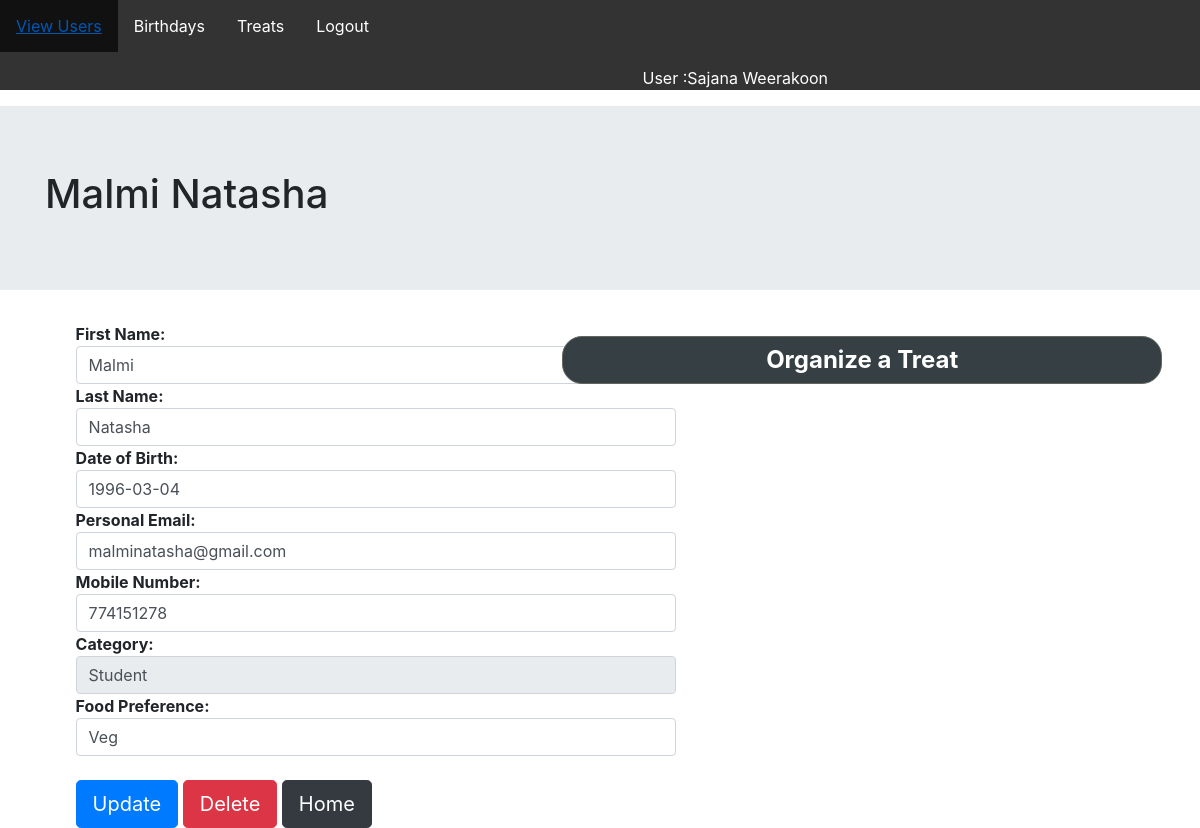
The page /userprofile.php?userid=3 (signed in) on the database its author committed.
### tables this page shows
CREATE TABLE IF NOT EXISTS `userdetails` (
  `user_id` int(50) NOT NULL AUTO_INCREMENT,
  `fname` varchar(50) NOT NULL,
  `lname` varchar(50) NOT NULL,
  `pname` varchar(50) NOT NULL,
  `DOB` date NOT NULL,
  `oemail` varchar(50) DEFAULT NULL,
  `pemail` varchar(50) NOT NULL,
  `mobile` int(10) NOT NULL,
  `facebook` varchar(50) DEFAULT NULL,
  `designation` varchar(50) DEFAULT NULL,
  `category` varchar(50) NOT NULL,
  `NIC` varchar(50) NOT NULL,
  `indexNO` varchar(50) DEFAULT NULL,
  `food` varchar(50) NOT NULL,
  `note` varchar(250) DEFAULT NULL,
  PRIMARY KEY (`user_id`)
);

### userprofile.php (the view, shortened to what this page needs)
<?php
require_once("navbar.php");
    $userId = $_GET['userid'];
    $con = mysqli_connect('localhost', 'root', '', 'birthday');
      $query = "SELECT * FROM userdetails WHERE user_id='$userId'";
      $result = mysqli_query($con, $query);
      $row = mysqli_fetch_assoc($result);
      $fname = $row['fname'];
      $lname = $row['lname'];
      $dob = $row['DOB'];
      $pEmail = $row['pemail'];
      $mobile = $row['mobile'];
      $category = $row['category'];
      $food = $row['food'];
      $fullName = $fname." ".$lname;
?>
<!DOCTYPE html>
<html lang="en">
<head>
    <link rel="stylesheet" href="https://stackpath.bootstrapcdn.com/bootstrap/4.3.1/css/bootstrap.min.css"
>
    <link rel="stylesheet" href="./css/style.css">
</head>
<body>
<?php
  require_once("navbar.php");
  ?>
    <div class="jumbotron jumbotron-fluid">
        <div class="container">
            <h1><?php echo $fullName?></h1>
        </div>
    </div>
    <div style="width: 600px; margin-left: 2cm">
        <form method="post" action="#">
            <strong>First Name: </strong><input type="text" name="fName" class="form-control form-control"
                value="<?php echo $fname ?>">
            <strong>Last Name: </strong><input type="text" name="lName" class="form-control form-control"
                value="<?php echo $lname ?>">
            <strong>Date of Birth: </strong><input type="text" name="dob" class="form-control form-control"
                value="<?php echo $dob ?>">
            <strong>Personal Email: </strong><input type="text" name="pEmail" class="form-control form-control"
                value="<?php echo $pEmail ?>">
            <strong>Mobile Number: </strong><input type="text" name="mobile" class="form-control form-control"
                value="<?php echo $mobile ?>">
            <strong>Category: </strong><input type="text" name="category" class="form-control form-control" readonly
                value="<?php echo $category ?>">
            <strong>Food Preference: </strong><input type="text" name="food" class="form-control form-control"
                value="<?php echo $food ?>"><br>
            <button type="submit" class="btn btn-primary btn-lg" name="update">Update</button>
            <button type="submit" class="btn btn-danger btn-lg" name="delete">Delete</button>
            <a href="viewbirthdays.php" class="btn btn-dark btn-lg" role="button">Home</a>
        </form>
    </div>
    <div id="flip" style="width: 600px; float: right; margin-top: -13cm"><span id="treat">Organize a
            Treat</span></div>
</body>
</html>

### css/style.css (style rules this page uses)
#panel, #flip { padding: 5px; text-align: center; background-color: #364044; border: solid 1px #64665f; border-radius: 20px; margin-right: 1cm; }
#treat { color: rgb(255, 255, 255); font-weight: bolder; font-size: 24px; }

### rows shown on the page
userdetails: fullName "Malmi Natasha", fName "Malmi", lName "Natasha", dob "1996-03-04", pEmail "malminatasha@gmail.com", mobile "774151278", category "Student", food "Veg"

### other values the page prints
$user "Sajana Weerakoon"
